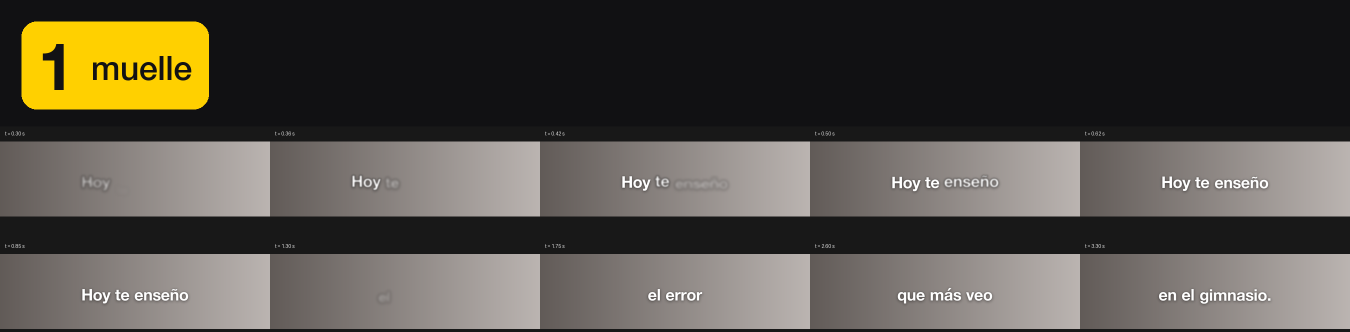
#> input picture editor/subtitulos/01-muelle/muestra.png, 2700 x 663 px (shown at 1/2 size)
$ python -i v5.py   (imports and definitions only)
#> lines starting #> are read from the running program, lines starting #| are printed output that depends on the picture
### editor/motor/iconos-3d-ambar/rutas_estilo.py
# Rutas portables del estilo «iconos-3d-ambar» (Mac y Windows). Se trabaja siempre en la carpeta del proyecto.
import os, shutil
AQUI = os.path.dirname(os.path.abspath(__file__))
EDITOR = os.path.normpath(os.path.join(AQUI, "..", ".."))
FUENTES = os.path.join(EDITOR, "assets", "fuentes")
EFECTOS = os.path.join(EDITOR, "assets", "efectos")
FF = shutil.which("ffmpeg") or "ffmpeg"
ANTON = os.path.join(FUENTES, "Anton-Regular.ttf")
INTER = os.path.join(FUENTES, "Inter[opsz,wght].ttf")
INTER_B = os.path.join(FUENTES, "Poppins-SemiBold.ttf")
# iconos: los de la carpeta del proyecto (iconos/*.png) o, si no, los de esta carpeta
ICONOS = os.path.join(os.getcwd(), "iconos") if os.path.isdir(os.path.join(os.getcwd(), "iconos")) else os.path.join(AQUI, "iconos")
# música: musica.mp3 en el proyecto, o la primera de editor/assets/musica
def _musica():
    p = os.path.join(os.getcwd(), "musica.mp3")
    if os.path.exists(p): return p
    d = os.path.join(EDITOR, "assets", "musica")
    ms = sorted(f for f in os.listdir(d) if f.endswith(".mp3")) if os.path.isdir(d) else []
    return os.path.join(d, ms[0]) if ms else None
MUSICA = _musica()

### editor/motor/iconos-3d-ambar/v5.py
# -*- coding: utf-8 -*-
# v5: halo de las palabras sin recortes (relleno alrededor) + final rediseñado sin pastillas ni tarjeta:
# él a pantalla completa y lista limpia sobre la pared (icono 3D + texto tinta + clave en ámbar), revelado desde abajo.
import os, sys, math, subprocess, numpy as np
from PIL import Image, ImageDraw, ImageFilter
sys.path.insert(0, os.path.dirname(os.path.abspath(__file__)))
import v1, v2, v3, v4
from v1 import W, H, FPS, CUT, wt, ease, eio, F, HNM, ANTON, paste_c, NF

def glow(im, rad=18, col=(255, 190, 40), k=0.55):
    p = int(rad * 3); big = Image.new("RGBA", (im.width + 2 * p, im.height + 2 * p), (0, 0, 0, 0)); big.alpha_composite(im, (p, p))
    a = big.split()[3].filter(ImageFilter.GaussianBlur(rad))
    g = Image.new("RGBA", big.size, col + (0,)); g.putalpha(a.point(lambda v: int(v * k)))
    return g
# [1 line that did not run here, left out]
_gl = {}
# [8 lines left out: function letras_pad, not called in this run]
# [1 line not run here, left out]

# ---------- final nuevo ----------
# [1 line that did not run here, left out]
# [1 line that did not run here, left out]
# [7 lines left out: function linea_img, not called in this run]
# [1 line that did not run here, left out]
# [21 lines left out: function escena_e, not called in this run]
# [1 line that did not run here, left out]
# [1 line that did not run here, left out]
def sticker(lay, t, n, *a):
    if n == "sobre": return
    _st(lay, t, n, *a)

# [9 lines left out: function render, not called in this run]

# [12 lines not run here, left out]

>>> import cv2
>>> picture = cv2.imread('../../subtitulos/01-muelle/muestra.png', cv2.IMREAD_GRAYSCALE)
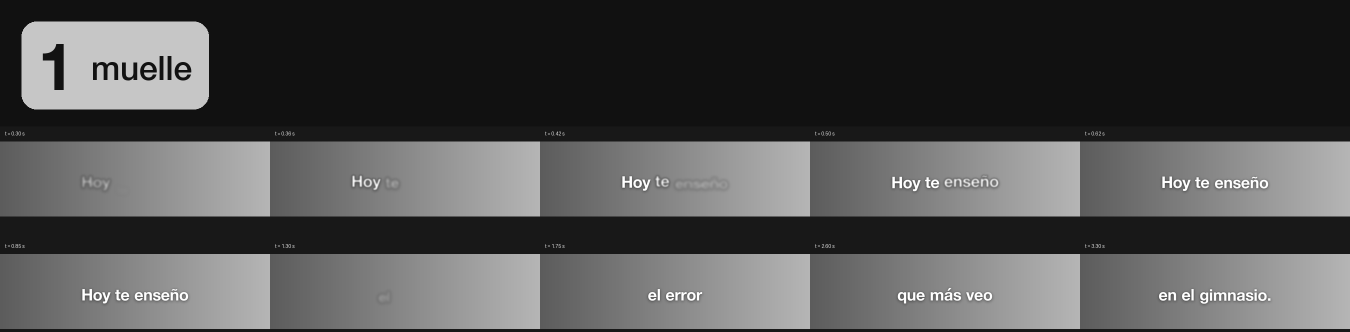
#> picture: shape (663, 2700) (shown at 1/2 size); min 17, max 255, mean 78.6
>>> result = glow(picture)
#> (the run stopped early here; a loop or call above may not have finished)
